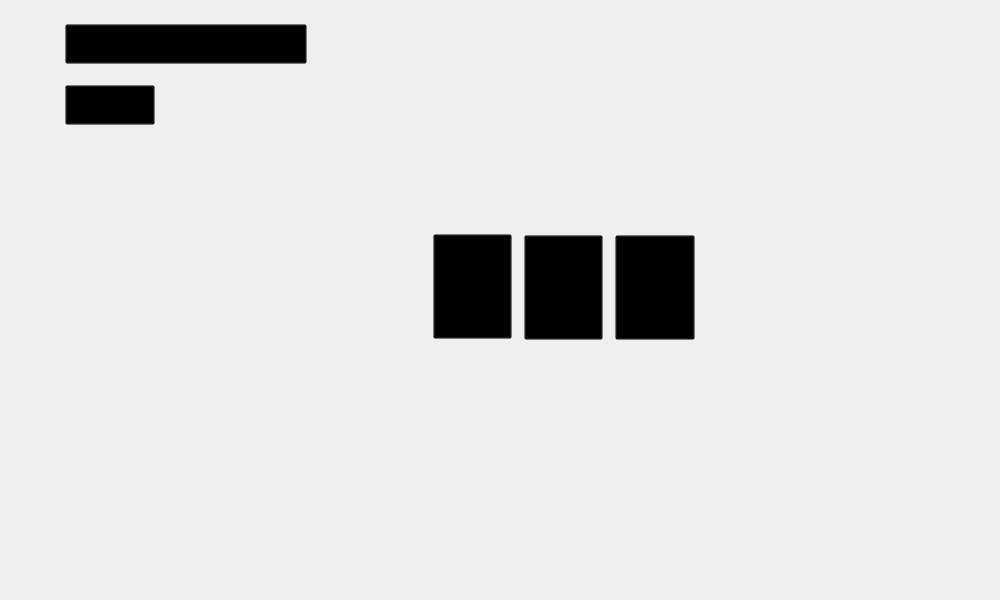
<?xml version="1.0" encoding="UTF-8"?>
<ui version="4.0">
 <class>Jokenpo</class>
 <widget class="QMainWindow" name="Jokenpo">
  <property name="geometry">
   <rect>
    <x>0</x>
    <y>0</y>
    <width>1000</width>
    <height>600</height>
   </rect>
  </property>
  <property name="minimumSize">
   <size>
    <width>1000</width>
    <height>600</height>
   </size>
  </property>
  <property name="maximumSize">
   <size>
    <width>1000</width>
    <height>600</height>
   </size>
  </property>
  <property name="windowTitle">
   <string>JoKenPo</string>
  </property>
  <property name="windowIcon">
   <iconset>
    <normaloff>../image/toy_freddy.png</normaloff>../image/toy_freddy.png</iconset>
  </property>
  <widget class="QWidget" name="centralwidget">
   <widget class="QLabel" name="lb_background">
    <property name="geometry">
     <rect>
      <x>0</x>
      <y>0</y>
      <width>1000</width>
      <height>600</height>
     </rect>
    </property>
    <property name="text">
     <string/>
    </property>
    <property name="pixmap">
     <pixmap>../screen/background_jokenpo.png</pixmap>
    </property>
    <property name="scaledContents">
     <bool>true</bool>
    </property>
   </widget>
   <widget class="QPushButton" name="btn_jokenpoMenu">
    <property name="geometry">
     <rect>
      <x>65</x>
      <y>24</y>
      <width>242</width>
      <height>40</height>
     </rect>
    </property>
    <property name="cursor">
     <cursorShape>PointingHandCursor</cursorShape>
    </property>
    <property name="styleSheet">
     <string notr="true">background: transparent;</string>
    </property>
    <property name="text">
     <string/>
    </property>
   </widget>
   <widget class="QPushButton" name="btn_jokenpoReset">
    <property name="geometry">
     <rect>
      <x>65</x>
      <y>85</y>
      <width>90</width>
      <height>40</height>
     </rect>
    </property>
    <property name="cursor">
     <cursorShape>PointingHandCursor</cursorShape>
    </property>
    <property name="styleSheet">
     <string notr="true">background: transparent;</string>
    </property>
    <property name="text">
     <string/>
    </property>
   </widget>
   <widget class="QPushButton" name="btn_pedra">
    <property name="geometry">
     <rect>
      <x>433</x>
      <y>234</y>
      <width>79</width>
      <height>105</height>
     </rect>
    </property>
    <property name="cursor">
     <cursorShape>PointingHandCursor</cursorShape>
    </property>
    <property name="styleSheet">
     <string notr="true">background: transparent;</string>
    </property>
    <property name="text">
     <string/>
    </property>
   </widget>
   <widget class="QPushButton" name="btn_papel">
    <property name="geometry">
     <rect>
      <x>524</x>
      <y>235</y>
      <width>79</width>
      <height>105</height>
     </rect>
    </property>
    <property name="cursor">
     <cursorShape>PointingHandCursor</cursorShape>
    </property>
    <property name="styleSheet">
     <string notr="true">background: transparent;</string>
    </property>
    <property name="text">
     <string/>
    </property>
   </widget>
   <widget class="QPushButton" name="btn_tesoura">
    <property name="geometry">
     <rect>
      <x>615</x>
      <y>235</y>
      <width>80</width>
      <height>105</height>
     </rect>
    </property>
    <property name="cursor">
     <cursorShape>PointingHandCursor</cursorShape>
    </property>
    <property name="styleSheet">
     <string notr="true">background: transparent;</string>
    </property>
    <property name="text">
     <string/>
    </property>
   </widget>
   <widget class="QLabel" name="lb_usuario">
    <property name="geometry">
     <rect>
      <x>480</x>
      <y>429</y>
      <width>35</width>
      <height>18</height>
     </rect>
    </property>
    <property name="font">
     <font>
      <family>Palatino Linotype</family>
      <pointsize>16</pointsize>
      <weight>75</weight>
      <bold>true</bold>
     </font>
    </property>
    <property name="styleSheet">
     <string notr="true">color: #fff;</string>
    </property>
    <property name="text">
     <string/>
    </property>
    <property name="alignment">
     <set>Qt::AlignCenter</set>
    </property>
   </widget>
   <widget class="QLabel" name="lb_computador">
    <property name="geometry">
     <rect>
      <x>525</x>
      <y>459</y>
      <width>35</width>
      <height>18</height>
     </rect>
    </property>
    <property name="font">
     <font>
      <family>Palatino Linotype</family>
      <pointsize>16</pointsize>
      <weight>75</weight>
      <bold>true</bold>
     </font>
    </property>
    <property name="styleSheet">
     <string notr="true">color: #fff;</string>
    </property>
    <property name="text">
     <string/>
    </property>
    <property name="alignment">
     <set>Qt::AlignCenter</set>
    </property>
   </widget>
   <widget class="QLabel" name="lb_escolha">
    <property name="geometry">
     <rect>
      <x>673</x>
      <y>380</y>
      <width>80</width>
      <height>135</height>
     </rect>
    </property>
    <property name="text">
     <string/>
    </property>
    <property name="scaledContents">
     <bool>true</bool>
    </property>
   </widget>
   <widget class="QLabel" name="lb_timer">
    <property name="geometry">
     <rect>
      <x>710</x>
      <y>236</y>
      <width>60</width>
      <height>18</height>
     </rect>
    </property>
    <property name="font">
     <font>
      <family>Palatino Linotype</family>
      <pointsize>16</pointsize>
      <weight>75</weight>
      <bold>true</bold>
     </font>
    </property>
    <property name="styleSheet">
     <string notr="true">color: #fff;</string>
    </property>
    <property name="text">
     <string/>
    </property>
    <property name="alignment">
     <set>Qt::AlignCenter</set>
    </property>
   </widget>
  </widget>
 </widget>
 <resources/>
 <connections/>
</ui>
